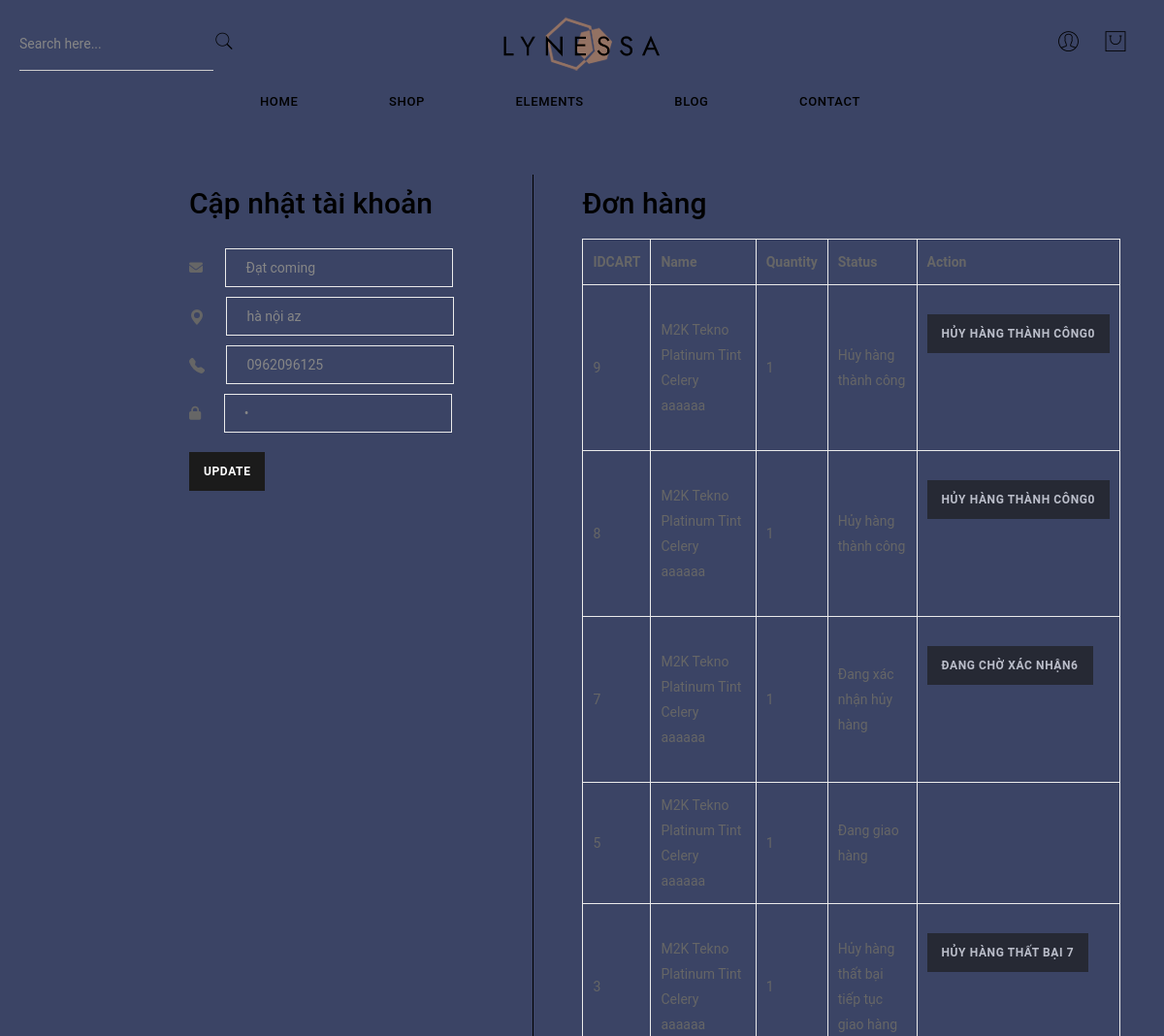
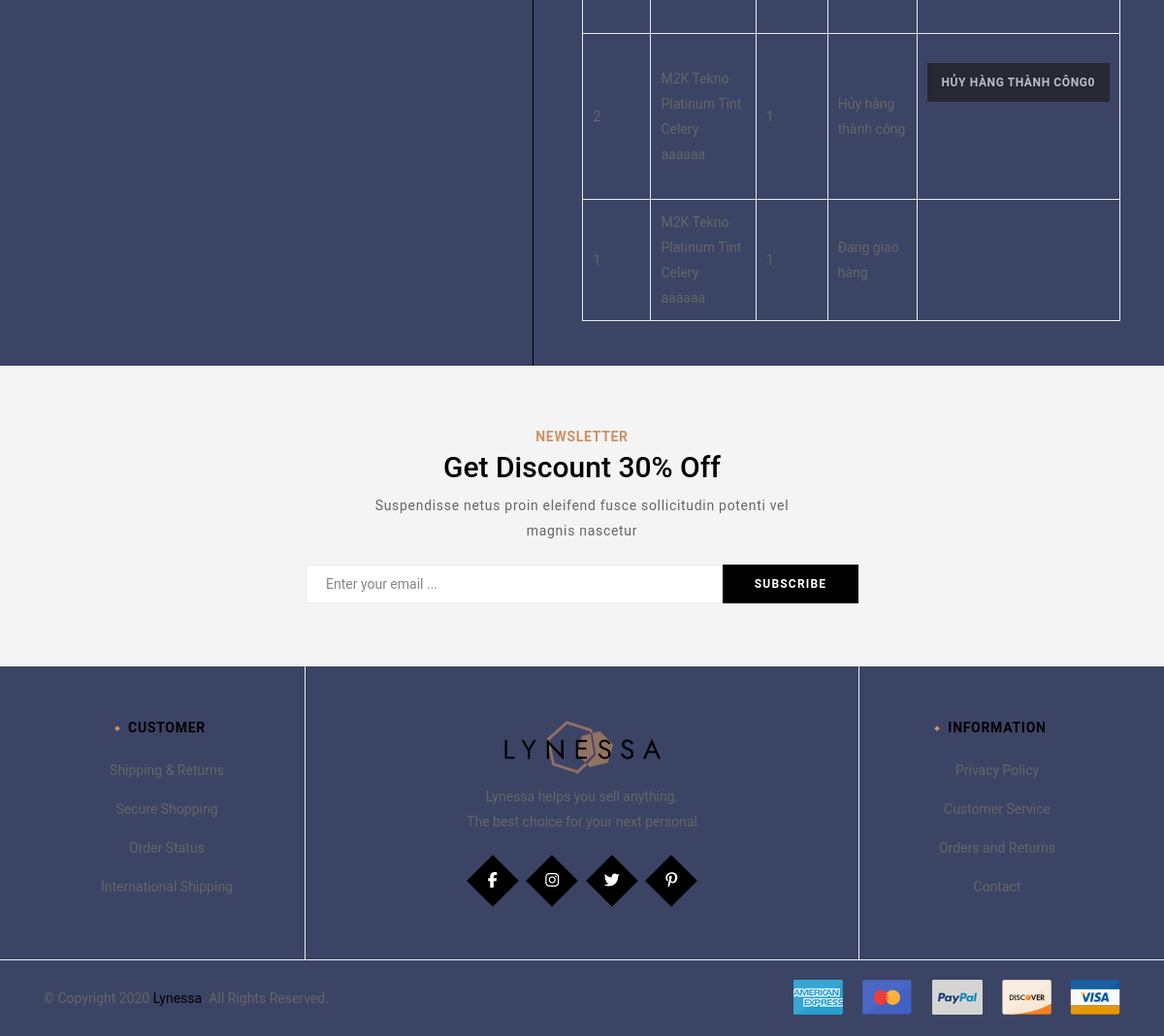
The page /index.php?sp=account (signed in) on the database its author committed (2 pictures, top to bottom).
### tables this page shows
CREATE TABLE `cart` (
  `idCart` int(10) NOT NULL,
  `idOrder` int(10) NOT NULL,
  `idUser` int(11) NOT NULL,
  `quantity` int(11) NOT NULL,
  `tinhtrang` int(11) NOT NULL,
  `idSp` int(11) NOT NULL
);

CREATE TABLE `product` (
  `idProduct` int(10) NOT NULL,
  `namePro` varchar(255) NOT NULL,
  `price` double(10,2) NOT NULL,
  `image` varchar(255) NOT NULL,
  `description` text NOT NULL,
  `quantity` int(11) NOT NULL,
  `idCate` int(10) NOT NULL
);

CREATE TABLE `status` (
  `idStatus` int(11) NOT NULL,
  `nameStatus` varchar(255) NOT NULL
);

### module/pdo.php (called while the page is built, shortened)
<?php
function pdo_get_connection()
{
    $dburl = "mysql:host=localhost;dbname=du_an_11;charset=utf8";
    $username = 'root';
    $password = '';
    $conn = new PDO($dburl, $username, $password);
    $conn->setAttribute(PDO::ATTR_ERRMODE, PDO::ERRMODE_EXCEPTION);
    return $conn;
}
function pdo_query($sql)
{
    $sql_args = array_slice(func_get_args(), 1);
    try {
        $conn = pdo_get_connection();
        $stmt = $conn->prepare($sql);
        $stmt->execute($sql_args);
        $rows = $stmt->fetchAll();
        return $rows;
    } catch (PDOException $e) {
        throw $e;
    } finally {
        unset($conn);
    }
}

### module/cart.php (called while the page is built, shortened)
<?php
function order($id){
    $sql = "SELECT *,cart.quantity FROM cart
    inner join product on cart.idSp = product.idProduct
    inner join `status` on cart.tinhtrang = `status`.idStatus
    where `idUser` = ".$id." order by idCart desc";
    $listod = pdo_query($sql);
    return $listod;
}
?>

### page/my-account.php (the view, shortened to what this page needs)
<!DOCTYPE html>
<html lang="en">
<head>
    <link rel="stylesheet" href="style.css" />
</head>
<body>
    <div class="container">
        <div class="forms-container">
            <div class="signin-signup">
                <form action="?sp=account_fix" method="post" class="sign-in-form">
                    <h2 class="title">Cập nhật tài khoản</h2>
                    <div class="input-field">
                        <i class="fas fa-envelope"></i>
                        <input type="text" placeholder="Họ và tên" value="<?= $nameUser ?>" name="name" required />
                    </div>
                    <div class="input-field">
                    <svg xmlns="http://www.w3.org/2000/svg" width="16" height="16" fill="currentColor" class="bi bi-geo-alt-fill" viewBox="0 0 16 16">
  <path d="M8 16s6-5.686 6-10A6 6 0 0 0 2 6c0 4.314 6 10 6 10zm0-7a3 3 0 1 1 0-6 3 3 0 0 1 0 6z"/>
</svg>
                        <input type="text" placeholder="Địa chỉ" class="ad" value="<?= $address ?>" name="address" required />
                    </div>
                    <div class="input-field">
                        <input type="text" placeholder="Số điện thoại" class="ad" value="<?= $phone ?>" name="phone" required />
                    </div>
                    <div class="input-field">
                        <i class="fas fa-lock"></i>
                        <input type="password" placeholder="Mật khẩu" value="<?= $password ?>" name="pass" required />
                    </div>
                    <input type="submit" value="Update" name="update" class="btn solid" />
                    <br>
                </form>
                <div class="sign-up-form">
                    <h2 class="title">Đơn hàng</h2>
                    <table>
                        <tr>
                            <th>IDCART</th>
                            <th>Name</th>
                            <th>Quantity</th>
                            <th>Status</th>
                            <th>Action</th>
                        </tr>
                        <?php foreach ($listsp as $sp):
                            extract($sp);
                            ?>
                            <tr>
                                <td>
                                    <?= $idCart ?>
                                </td>
                                <td>
                                    <?= $namePro ?>
                                </td>
                                <td>
                                    <?= $quantity ?>
                                </td>
                                <td value="<?=$idStatus?>">
                                    <?= $nameStatus ?>
                                </td>
                                <td>
                                    <?php
                                    if ($tinhtrang == 7 || $tinhtrang == 4 || $tinhtrang == 0 || $tinhtrang == 6) {
                                        $trangthai = '';
                                    if ($tinhtrang == 7) {
                                        $trangthai = "Hủy hàng thất bại ";
                                    }
                                    if ($tinhtrang == 0) {
                                        $trangthai = "Hủy hàng thành công";
                                    }
                                    if ($tinhtrang == 6) {
                                        $trangthai = "Đang chờ xác nhận";
                                    }
                                        ?>
                                        <input type="submit" value="<?= $trangthai,$tinhtrang ?>" disabled name="change"
                                            class="btn solid" />
                                        <?php
                                    }
                                    ?>
                                </td>
                            </tr>
                        <?php endforeach ?>
                    </table>
                    <br>
                </div>
            </div>
        </div>
    </div>
</body>
</html>

### admin/style.css (style rules this page uses)
*, *::before, *::after { box-sizing: border-box; }
body { margin: 0; font-family: Roboto, -apple-system, 'Helvetica Neue', 'Segoe UI', Arial, sans-serif; background: #3b4465; }

### page/my-account.php (style rules this page uses)
.forms-container { padding-top: 180px; }
.signin-signup { display: flex; }
.sign-in-form { width: 700px; padding-left: 150px; padding-right: 10px; border-right: 1px solid black; }
.sign-up-form { padding-left: 50px; }
.input-field { padding-top: 10px; }
.input-field>i { padding-right: 20px; }
.btn { margin-top: 20px; margin-bottom: 90px; }
.ad { margin-left: 19px; }

### rows shown on the page
cart: idCart "9", idSp.namePro "M2K Tekno Platinum Tint Celery aaaaaa", quantity "1", tinhtrang.nameStatus "Hủy hàng thành công", change "Hủy hàng thành công0"
cart: idCart "8", idSp.namePro "M2K Tekno Platinum Tint Celery aaaaaa", quantity "1", tinhtrang.nameStatus "Hủy hàng thành công", change "Hủy hàng thành công0"
cart: idCart "7", idSp.namePro "M2K Tekno Platinum Tint Celery aaaaaa", quantity "1", tinhtrang.nameStatus "Đang xác nhận hủy hàng", change "Đang chờ xác nhận6"
cart: idCart "5", idSp.namePro "M2K Tekno Platinum Tint Celery aaaaaa", quantity "1", tinhtrang.nameStatus "Đang giao hàng"
cart: idCart "3", idSp.namePro "M2K Tekno Platinum Tint Celery aaaaaa", quantity "1", tinhtrang.nameStatus "Hủy hàng thất bại tiếp tục giao hàng", change "Hủy hàng thất bại 7"
cart: idCart "2", idSp.namePro "M2K Tekno Platinum Tint Celery aaaaaa", quantity "1", tinhtrang.nameStatus "Hủy hàng thành công", change "Hủy hàng thành công0"
cart: idCart "1", idSp.namePro "M2K Tekno Platinum Tint Celery aaaaaa", quantity "1", tinhtrang.nameStatus "Đang giao hàng"
